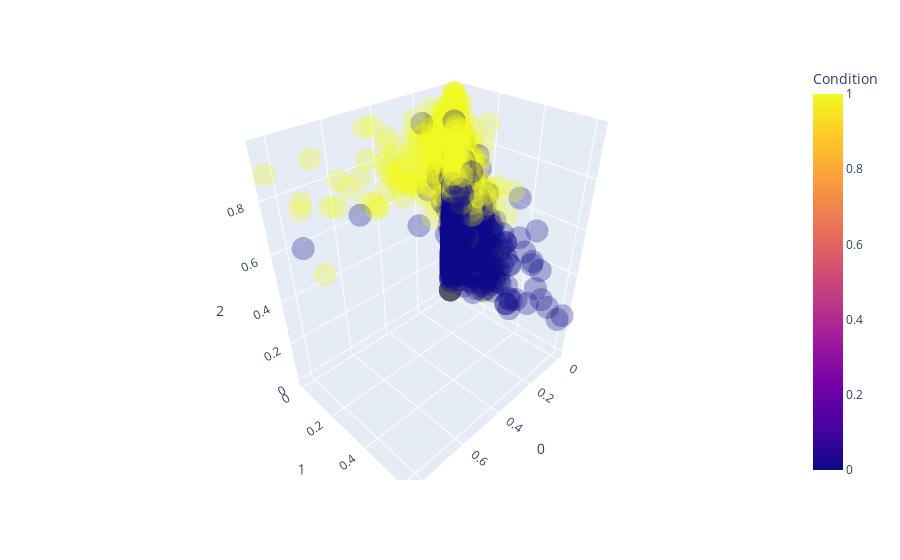

The cell this chart's notebook holds for it:
### Code cell
fig = px.scatter_3d(pred_df, x=0, y=1, z=2, color="Condition", opacity=0.3)
fig.show()

### Figure 1 — Plotly figure (JSON) as saved in the notebook; plotly's stock layout.template omitted (floating-point values rounded to 4 significant figures; data arrays with more than 128 entries replaced by an {"elided": "..."} marker saying what was removed)
{"data": [{"hovertemplate": "0=%{x}<br>1=%{y}<br>2=%{z}<br>Condition=%{marker.color}<extra></extra>", "legendgroup": "", "marker": {"color": {"elided": "7350 int values"}, "coloraxis": "coloraxis", "opacity": 0.3, "symbol": "circle"}, "mode": "markers", "name": "", "scene": "scene", "showlegend": false, "type": "scatter3d", "x": {"elided": "7350 float values"}, "y": {"elided": "7350 float values"}, "z": {"elided": "7350 float values"}}], "layout": {"coloraxis": {"colorbar": {"title": {"text": "Condition"}}, "colorscale": [[0, "#0d0887"], [0.1111, "#46039f"], [0.2222, "#7201a8"], [0.3333, "#9c179e"], [0.4444, "#bd3786"], [0.5556, "#d8576b"], [0.6667, "#ed7953"], [0.7778, "#fb9f3a"], [0.8889, "#fdca26"], [1, "#f0f921"]]}, "legend": {"tracegroupgap": 0}, "margin": {"t": 60}, "scene": {"domain": {"x": [0, 1], "y": [0, 1]}, "xaxis": {"title": {"text": "0"}}, "yaxis": {"title": {"text": "1"}}, "zaxis": {"title": {"text": "2"}}}}}
